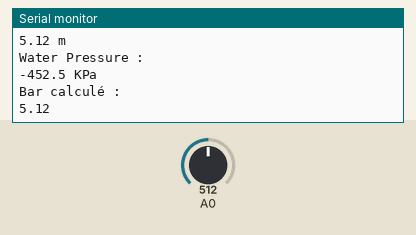
A sketch run on a simulated Arduino Uno, built with avr-gcc and run on an emulated ATmega328P. On the bench: the last lines printed to the serial monitor. The inputs (shaded band) are chosen by the test bench; at power-on: A0 = 512.

Above: at 1.2 s.
1.3 s: A0 set to 0
At 1.86 s:
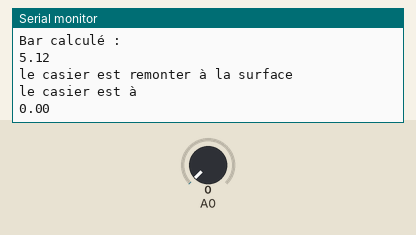
3.5 s: A0 set to 122
At 3.9 s:
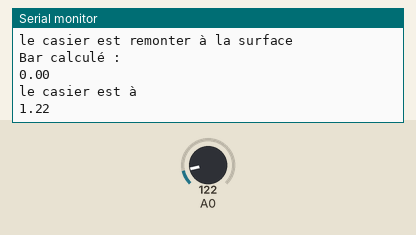
Timing chart, 0 to 6.5 s (numbered marks = the images above; inputs shaded):
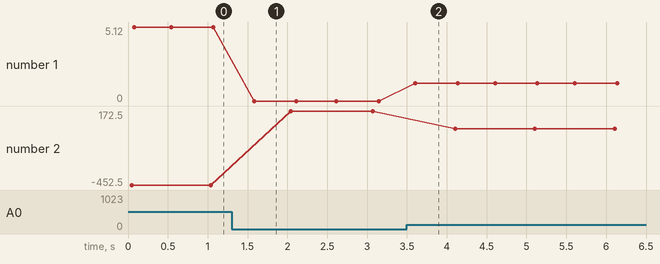

The sketch:

sketch_feb5a.ino
```cpp
#include "volcasier.h"

CCapteurPression capteur;
const float OffSet=0.69 ; //valeur par defaut de calibration
  //donnée capteur
float P,V,distance;

void setup() {

 Serial.begin(9600);        // open serial port, set the baud rate to 9600 bps
  Serial.println("/** mesure de presion  **/");
}

void loop() {
 // put your main code here, to run repeatedly:
 float pin=analogRead(0);
 V = pin * 5.00 / 1024;//Sensor output, volt = valeur comprise entre 0 et 1023, correspond a une tension entre 0 et 5
// tension capteur
  P = (OffSet - V) * 250; // Calculate pression de l'eau/ correction
//pression en Pascal

 //pression calculer a partir de la tension
Serial.println("Water Pressure :");
  Serial.print(P, 1); // affiche P avec 1 chiffre apres la virgule
  Serial.println(" KPa"); // bar
  Serial.println(); // resultat final

  // calcule pression via methode classe c++
  float bar = capteur.getBar(P); //apelle la methode pour calcule
  Serial.println("Bar calculé : ");// affiche le resultat
  Serial.print(bar, 2); // affiche P avec 2 chiffre apres la virgule
  delay(500);
 Serial.println("");// remise a la ligne
// affichage de la distance
float m = capteur.getBar(distance);
 Serial.println("le casier est à  ");// affiche le resultat
  Serial.print(m, 2); // affiche P avec 2 chiffre apres la virgule
  delay(500);
 Serial.println(" m");// remise a la ligne
}
```

volcasier.cpp
```cpp
#include "volcasier.h"
#include <Arduino.h>

//constructeur
CCapteurPression::CCapteurPression()
{
 valPression=0;
}
//destructeur
CCapteurPression::~CCapteurPression()
{

}
//obtenire valeur
float CCapteurPression::getBar(float valPression)
{
 P=analogRead(0);
 valPression = P /100; // 1bar = KPa/100
 distance = valPression * 10.197;
  if(distance >5)
  {
   return valPression;
  }
  else
  {
    Serial.println("le casier est remonter à la surface");
    return valPression;
  }
}
```

volcasier.h
```cpp
#include <Arduino.h>
class CCapteurPression
{
  private:
  //donnée capteur
  float valPression;//valeur trame
  float pin;
  float P;
  float distance;
  public:
  CCapteurPression();
  ~CCapteurPression();
  float getBar(float valPression); // convertion en bar

};
```

Measured:
- after the input at 1.3 s, the serial monitor: prints a new line after 0.22 s (image 1)
- after the input at 3.5 s, the serial monitor: prints a new line after 0.10 s (image 2)
- plotted number 1: 5.12 → 0 after the input at 1.3 s, 0 → 1.22 after the input at 3.5 s
- plotted number 2: -452.5 → 172.5 after the input at 1.3 s, 172.5 → 23.6 after the input at 3.5 s
